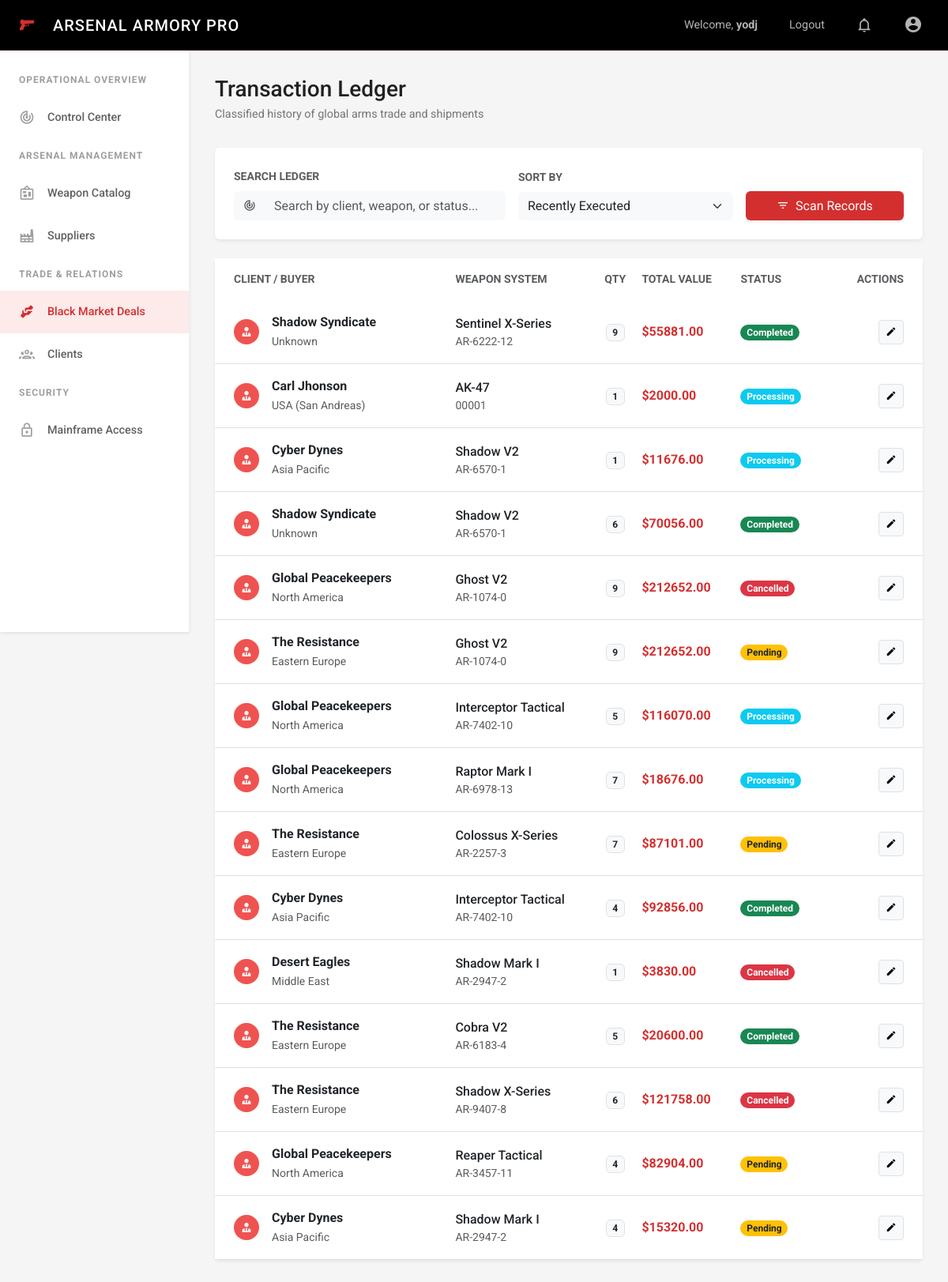
/tasks/transactions/ (signed in), run on an earlier commit of the app's database.
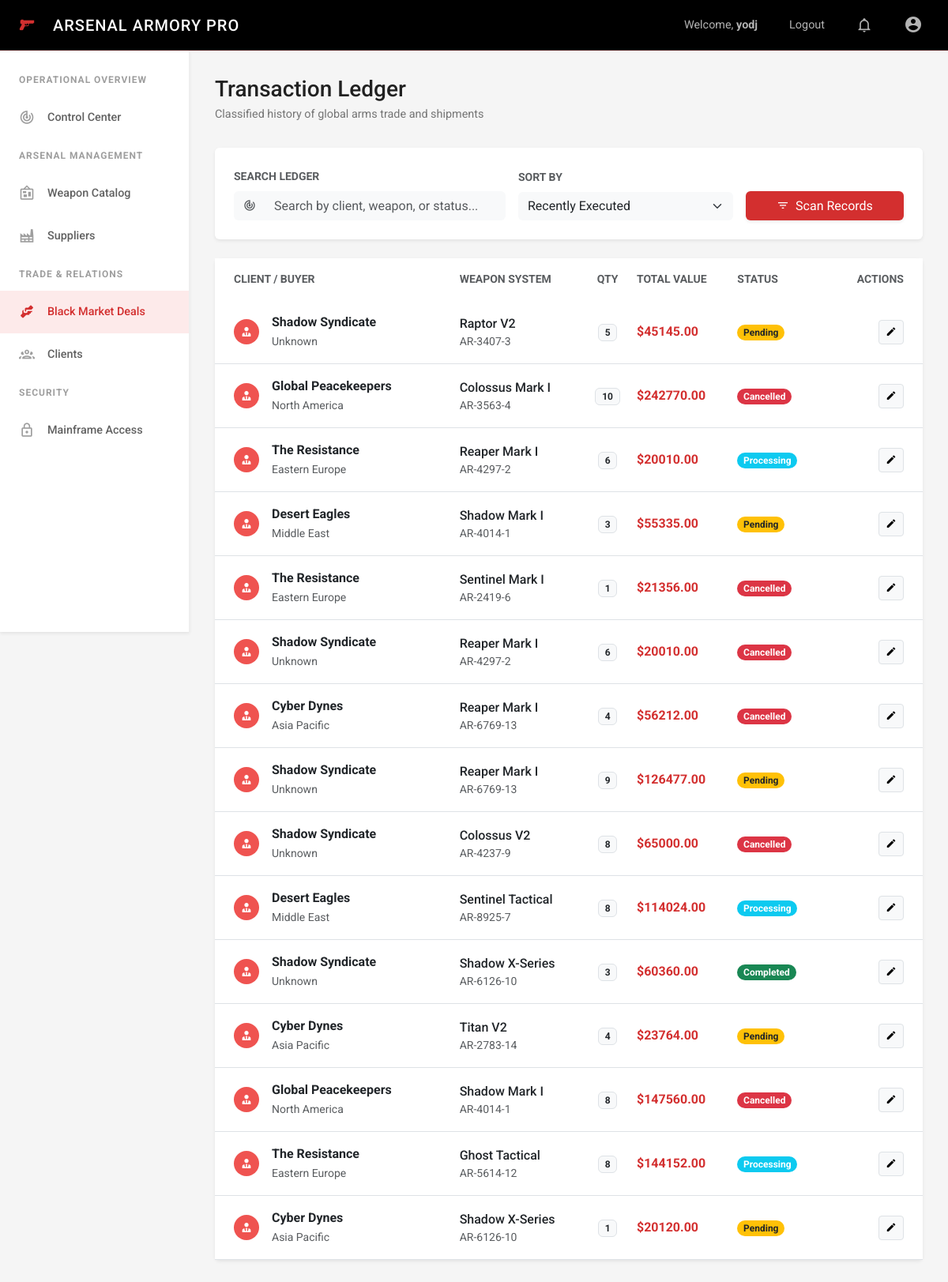
And on a later commit of the database.
### tasks/models.py (models this page shows, shortened)
class BaseModel(models.Model):
    created_at = models.DateTimeField(auto_now_add=True)
    updated_at = models.DateTimeField(auto_now=True)
    class Meta:
        abstract = True

class Transaction(BaseModel):
    STATUS_CHOICES = [
        ("Pending", "Pending"),
        ("Processing", "Processing"),
        ("Completed", "Completed"),
        ("Cancelled", "Cancelled"),
    ]
    client = models.ForeignKey(Client, on_delete=models.CASCADE, related_name='transactions')
    weapon = models.ForeignKey(Weapon, on_delete=models.CASCADE, related_name='transactions')
    quantity = models.IntegerField(default=1)
    total_price = models.DecimalField(max_digits=15, decimal_places=2)
    status = models.CharField(max_length=50, choices=STATUS_CHOICES, default="Pending")
    deal_date = models.DateTimeField(default=timezone.now)

class Client(BaseModel):
    name = models.CharField(max_length=200)
    region = models.CharField(max_length=100)
    clearance_level = models.IntegerField(default=1) # 1-5
    total_spent = models.DecimalField(max_digits=15, decimal_places=2, default=0)

class Weapon(BaseModel):
    name = models.CharField(max_length=200)
    model_number = models.CharField(max_length=100, unique=True)
    category = models.ForeignKey(ArmoryCategory, on_delete=models.CASCADE, related_name='weapons')
    supplier = models.ForeignKey(Supplier, on_delete=models.CASCADE, related_name='weapons')
    caliber = models.CharField(max_length=50, blank=True, null=True)
    unit_price = models.DecimalField(max_digits=12, decimal_places=2)
    stock_quantity = models.IntegerField(default=0)
    description = models.TextField(blank=True, null=True)
    is_active = models.BooleanField(default=True)

### tasks/views.py (the view)
# urls.py: path('transactions/', views.TransactionListView.as_view(), name='member-list'),
class TransactionListView(ListView):
    model = Transaction
    template_name = 'tasks/member_list.html' # Reusing member list template structure
    context_object_name = 'transactions'
    paginate_by = 15
    def get_queryset(self):
        queryset = Transaction.objects.all().select_related('client', 'weapon')
        query = self.request.GET.get('q')
        if query:
            queryset = queryset.filter(
                Q(client__name__icontains=query) |
                Q(weapon__name__icontains=query) |
                Q(status__icontains=query)
            )
        sort_by = self.request.GET.get('sort_by')
        if sort_by == 'date':
            queryset = queryset.order_by('-deal_date')
        elif sort_by == 'price':
            queryset = queryset.order_by('-total_price')
        else:
            queryset = queryset.order_by('-deal_date')
        return queryset

### tasks/templates/tasks/member_list.html (shortened to what the changed rows need)
{% extends 'base.html' %}
{% block content %}
<div class="dashboard-header">
    <div class="dashboard-title">
        <h1>Transaction Ledger</h1>
    </div>
</div>
{% if transactions %}
    <div class="card border-0 shadow-sm">
        <div class="table-responsive">
            <table class="table table-hover align-middle mb-0">
                <thead class="bg-black text-white">
                    <tr>
                        <th class="px-4 py-3 text-muted small fw-bold text-uppercase border-0">Client / Buyer</th>
                        <th class="py-3 text-muted small fw-bold text-uppercase border-0">Weapon System</th>
                        <th class="py-3 text-muted small fw-bold text-uppercase border-0 text-center">Qty</th>
                        <th class="py-3 text-muted small fw-bold text-uppercase border-0">Total Value</th>
                        <th class="py-3 text-muted small fw-bold text-uppercase border-0">Status</th>
                        <th class="px-4 py-3 text-muted small fw-bold text-uppercase border-0 text-end">Actions</th>
                    </tr>
                </thead>
                <tbody>
                    {% for deal in transactions %}
                        <tr>
                            <td class="px-4 py-3">
                                <div class="d-flex align-items-center">
                                    <div class="bg-red-light text-white rounded-circle d-flex align-items-center justify-content-center me-3" style="width: 32px; height: 32px;">
                                        <i class="mdi mdi-account-tie"></i>
                                    </div>
                                    <div>
                                        <span class="fw-bold d-block">{{ deal.client.name }}</span>
                                        <small class="text-muted">{{ deal.client.region }}</small>
                                    </div>
                                </div>
                            </td>
                            <td class="py-3">
                                <span class="fw-medium">{{ deal.weapon.name }}</span>
                                <small class="text-muted d-block">{{ deal.weapon.model_number }}</small>
                            </td>
                            <td class="py-3 text-center">
                                <span class="badge bg-light text-dark border">{{ deal.quantity }}</span>
                            </td>
                            <td class="py-3">
                                <span class="fw-bold text-red">${{ deal.total_price|floatformat:2 }}</span>
                            </td>
                            <td class="py-3">
                                <span class="badge {% if deal.status == 'Completed' %}bg-success{% elif deal.status == 'Pending' %}bg-warning text-dark{% elif deal.status == 'Processing' %}bg-info{% else %}bg-danger{% endif %} rounded-pill">
                                    {{ deal.status }}
                                </span>
                            </td>
                            <td class="px-4 py-3 text-end">
                                <a href="/admin/tasks/transaction/{{ deal.id }}/change/" class="btn btn-sm btn-light border"><i class="mdi mdi-pencil"></i></a>
                            </td>
                        </tr>
                    {% endfor %}
                </tbody>
            </table>
        </div>
    </div>
{% endif %}
{% endblock %}

What changed in the data, as far as the page shows it:
removed Transaction: client.name "Shadow Syndicate", client.region "Unknown", weapon.name "Sentinel X-Series", weapon.model_number "AR-6222-12", quantity "9", total_price "55881.00", status "Completed"
removed Transaction: client.name "Carl Jhonson", client.region "USA (San Andreas)", weapon.name "AK-47", weapon.model_number "00001", quantity "1", total_price "2000.00", status "Processing"
no longer on this page (row edited): Transaction: client.name "Cyber Dynes", client.region "Asia Pacific", weapon.name "Shadow V2", weapon.model_number "AR-6570-1", quantity "1", total_price "11676.00", status "Processing"
removed Transaction: client.name "Shadow Syndicate", client.region "Unknown", weapon.name "Shadow V2", weapon.model_number "AR-6570-1", quantity "6", total_price "70056.00", status "Completed"
removed Transaction: client.name "Global Peacekeepers", client.region "North America", weapon.name "Ghost V2", weapon.model_number "AR-1074-0", quantity "9", total_price "212652.00", status "Cancelled"
no longer on this page (row edited): Transaction: client.name "The Resistance", client.region "Eastern Europe", weapon.name "Ghost V2", weapon.model_number "AR-1074-0", quantity "9", total_price "212652.00", status "Pending"
removed Transaction: client.name "Global Peacekeepers", client.region "North America", weapon.name "Interceptor Tactical", weapon.model_number "AR-7402-10", quantity "5", total_price "116070.00", status "Processing"
no longer on this page (row edited): Transaction: client.name "Global Peacekeepers", client.region "North America", weapon.name "Raptor Mark I", weapon.model_number "AR-6978-13", quantity "7", total_price "18676.00", status "Processing"
no longer on this page (row edited): Transaction: client.name "The Resistance", client.region "Eastern Europe", weapon.name "Colossus X-Series", weapon.model_number "AR-2257-3", quantity "7", total_price "87101.00", status "Pending"
removed Transaction: client.name "Cyber Dynes", client.region "Asia Pacific", weapon.name "Interceptor Tactical", weapon.model_number "AR-7402-10", quantity "4", total_price "92856.00", status "Completed"
removed Transaction: client.name "Desert Eagles", client.region "Middle East", weapon.name "Shadow Mark I", weapon.model_number "AR-2947-2", quantity "1", total_price "3830.00", status "Cancelled"
no longer on this page (row edited): Transaction: client.name "The Resistance", client.region "Eastern Europe", weapon.name "Cobra V2", weapon.model_number "AR-6183-4", quantity "5", total_price "20600.00", status "Completed"
no longer on this page (row edited): Transaction: client.name "The Resistance", client.region "Eastern Europe", weapon.name "Shadow X-Series", weapon.model_number "AR-9407-8", quantity "6", total_price "121758.00", status "Cancelled"
removed Transaction: client.name "Global Peacekeepers", client.region "North America", weapon.name "Reaper Tactical", weapon.model_number "AR-3457-11", quantity "4", total_price "82904.00", status "Pending"
no longer on this page (row edited): Transaction: client.name "Cyber Dynes", client.region "Asia Pacific", weapon.name "Shadow Mark I", weapon.model_number "AR-2947-2", quantity "4", total_price "15320.00", status "Pending"
added Transaction: client.name "Shadow Syndicate", client.region "Unknown", weapon.name "Raptor V2", weapon.model_number "AR-3407-3", quantity "5", total_price "45145.00", status "Pending"
now on this page (row edited): Transaction: client.name "Global Peacekeepers", client.region "North America", weapon.name "Colossus Mark I", weapon.model_number "AR-3563-4", quantity "10", total_price "242770.00", status "Cancelled"
added Transaction: client.name "The Resistance", client.region "Eastern Europe", weapon.name "Reaper Mark I", weapon.model_number "AR-4297-2", quantity "6", total_price "20010.00", status "Processing"
added Transaction: client.name "Desert Eagles", client.region "Middle East", weapon.name "Shadow Mark I", weapon.model_number "AR-4014-1", quantity "3", total_price "55335.00", status "Pending"
added Transaction: client.name "The Resistance", client.region "Eastern Europe", weapon.name "Sentinel Mark I", weapon.model_number "AR-2419-6", quantity "1", total_price "21356.00", status "Cancelled"
now on this page (row edited): Transaction: client.name "Shadow Syndicate", client.region "Unknown", weapon.name "Reaper Mark I", weapon.model_number "AR-4297-2", quantity "6", total_price "20010.00", status "Cancelled"
now on this page (row edited): Transaction: client.name "Cyber Dynes", client.region "Asia Pacific", weapon.name "Reaper Mark I", weapon.model_number "AR-6769-13", quantity "4", total_price "56212.00", status "Cancelled"
added Transaction: client.name "Shadow Syndicate", client.region "Unknown", weapon.name "Reaper Mark I", weapon.model_number "AR-6769-13", quantity "9", total_price "126477.00", status "Pending"
now on this page (row edited): Transaction: client.name "Shadow Syndicate", client.region "Unknown", weapon.name "Colossus V2", weapon.model_number "AR-4237-9", quantity "8", total_price "65000.00", status "Cancelled"
now on this page (row edited): Transaction: client.name "Desert Eagles", client.region "Middle East", weapon.name "Sentinel Tactical", weapon.model_number "AR-8925-7", quantity "8", total_price "114024.00", status "Processing"
added Transaction: client.name "Shadow Syndicate", client.region "Unknown", weapon.name "Shadow X-Series", weapon.model_number "AR-6126-10", quantity "3", total_price "60360.00", status "Completed"
added Transaction: client.name "Cyber Dynes", client.region "Asia Pacific", weapon.name "Titan V2", weapon.model_number "AR-2783-14", quantity "4", total_price "23764.00", status "Pending"
now on this page (row edited): Transaction: client.name "Global Peacekeepers", client.region "North America", weapon.name "Shadow Mark I", weapon.model_number "AR-4014-1", quantity "8", total_price "147560.00", status "Cancelled"
now on this page (row edited): Transaction: client.name "The Resistance", client.region "Eastern Europe", weapon.name "Ghost Tactical", weapon.model_number "AR-5614-12", quantity "8", total_price "144152.00", status "Processing"
now on this page (row edited): Transaction: client.name "Cyber Dynes", client.region "Asia Pacific", weapon.name "Shadow X-Series", weapon.model_number "AR-6126-10", quantity "1", total_price "20120.00", status "Pending"
